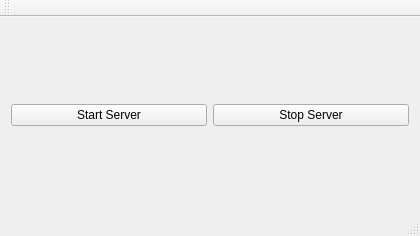
<?xml version="1.0" encoding="UTF-8"?>
<ui version="4.0">
 <class>MainView</class>
 <widget class="QMainWindow" name="MainView">
  <property name="geometry">
   <rect>
    <x>0</x>
    <y>0</y>
    <width>420</width>
    <height>236</height>
   </rect>
  </property>
  <property name="windowTitle">
   <string>MainView</string>
  </property>
  <property name="windowIcon">
   <iconset resource="serverresources.qrc">
    <normaloff>:/root/images/Images/logo.png</normaloff>:/root/images/Images/logo.png</iconset>
  </property>
  <widget class="QWidget" name="centralWidget">
   <layout class="QHBoxLayout" name="horizontalLayout">
    <item>
     <widget class="QPushButton" name="btnStartServer">
      <property name="text">
       <string>Start Server</string>
      </property>
     </widget>
    </item>
    <item>
     <widget class="QPushButton" name="btnStopServer">
      <property name="text">
       <string>Stop Server</string>
      </property>
     </widget>
    </item>
   </layout>
  </widget>
  <widget class="QMenuBar" name="menuBar">
   <property name="geometry">
    <rect>
     <x>0</x>
     <y>0</y>
     <width>420</width>
     <height>26</height>
    </rect>
   </property>
  </widget>
  <widget class="QToolBar" name="mainToolBar">
   <attribute name="toolBarArea">
    <enum>TopToolBarArea</enum>
   </attribute>
   <attribute name="toolBarBreak">
    <bool>false</bool>
   </attribute>
  </widget>
  <widget class="QStatusBar" name="statusBar"/>
 </widget>
 <layoutdefault spacing="6" margin="11"/>
 <resources>
  <include location="serverresources.qrc"/>
 </resources>
 <connections/>
</ui>
